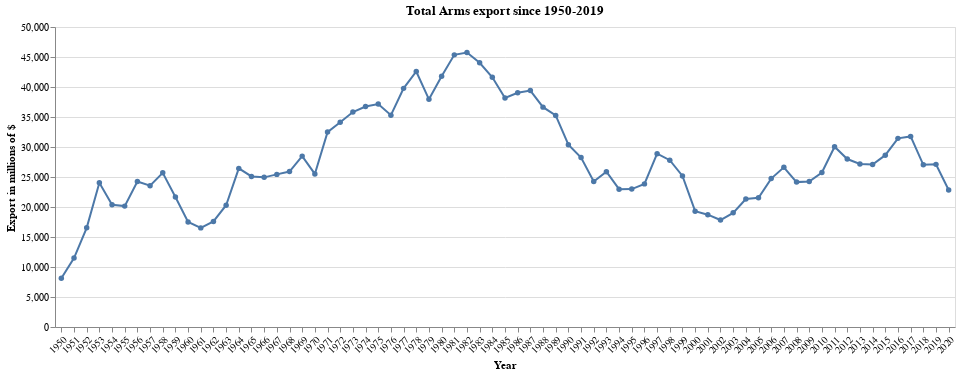

Notebook code for this chart:
### Markdown cell above
### Total Arms exports since 1950

### Code cell
total_export = exporter[exporter['Country']=='Total']
alt.Chart(total_export[total_export['variable']!='Total'], title='Total Arms export since 1950-2019').mark_line(point=True).encode(
    alt.X('variable', title='Year',axis=alt.Axis(labelAngle=-45)),
    alt.Y('value', title='Export in millions of $')
).properties(height=300, width=900)

### Figure 1 — Vega-Lite specification as saved in the notebook (floating-point values rounded to 4 significant figures)
{"config": {"view": {"continuousWidth": 400, "continuousHeight": 300}}, "data": {"name": "data-20cb07b714dc59639d1f8afa938db136"}, "mark": {"type": "line", "point": true}, "encoding": {"x": {"type": "nominal", "axis": {"labelAngle": -45}, "field": "variable", "title": "Year"}, "y": {"type": "quantitative", "field": "value", "title": "Export in millions of $"}}, "height": 300, "title": "Total Arms export since 1950-2019", "width": 900, "$schema": "https://vega.github.io/schema/vega-lite/v4.8.1.json", "datasets": {"data-20cb07b714dc59639d1f8afa938db136": [{"Country": "Total", "variable": "1950", "value": 8139}, {"Country": "Total", "variable": "1951", "value": 11497}, {"Country": "Total", "variable": "1952", "value": 16533}, {"Country": "Total", "variable": "1953", "value": 24027}, {"Country": "Total", "variable": "1954", "value": 20371}, {"Country": "Total", "variable": "1955", "value": 20147}, {"Country": "Total", "variable": "1956", "value": 24262}, {"Country": "Total", "variable": "1957", "value": 23556}, {"Country": "Total", "variable": "1958", "value": 25699}, {"Country": "Total", "variable": "1959", "value": 21663}, {"Country": "Total", "variable": "1960", "value": 17508}, {"Country": "Total", "variable": "1961", "value": 16519}, {"Country": "Total", "variable": "1962", "value": 17588}, {"Country": "Total", "variable": "1963", "value": 20299}, {"Country": "Total", "variable": "1964", "value": 26437}, {"Country": "Total", "variable": "1965", "value": 25096}, {"Country": "Total", "variable": "1966", "value": 24940}, {"Country": "Total", "variable": "1967", "value": 25436}, {"Country": "Total", "variable": "1968", "value": 25908}, {"Country": "Total", "variable": "1969", "value": 28481}, {"Country": "Total", "variable": "1970", "value": 25510}, {"Country": "Total", "variable": "1971", "value": 32484}, {"Country": "Total", "variable": "1972", "value": 34123}, {"Country": "Total", "variable": "1973", "value": 35829}, {"Country": "Total", "variable": "1974", "value": 36738}, {"Country": "Total", "variable": "1975", "value": 37164}, {"Country": "Total", "variable": "1976", "value": 35301}, {"Country": "Total", "variable": "1977", "value": 39772}, {"Country": "Total", "variable": "1978", "value": 42584}, {"Country": "Total", "variable": "1979", "value": 37945}, {"Country": "Total", "variable": "1980", "value": 41778}, {"Country": "Total", "variable": "1981", "value": 45356}, {"Country": "Total", "variable": "1982", "value": 45737}, {"Country": "Total", "variable": "1983", "value": 44041}, {"Country": "Total", "variable": "1984", "value": 41623}, {"Country": "Total", "variable": "1985", "value": 38165}, {"Country": "Total", "variable": "1986", "value": 39038}, {"Country": "Total", "variable": "1987", "value": 39403}, {"Country": "Total", "variable": "1988", "value": 36644}, {"Country": "Total", "variable": "1989", "value": 35257}, {"Country": "Total", "variable": "1990", "value": 30389}, {"Country": "Total", "variable": "1991", "value": 28238}, {"Country": "Total", "variable": "1992", "value": 24256}, {"Country": "Total", "variable": "1993", "value": 25884}, {"Country": "Total", "variable": "1994", "value": 22969}, {"Country": "Total", "variable": "1995", "value": 22990}, {"Country": "Total", "variable": "1996", "value": 23853}, {"Country": "Total", "variable": "1997", "value": 28883}, {"Country": "Total", "variable": "1998", "value": 27801}, {"Country": "Total", "variable": "1999", "value": 25176}, {"Country": "Total", "variable": "2000", "value": 19307}, {"Country": "Total", "variable": "2001", "value": 18719}, {"Country": "Total", "variable": "2002", "value": 17826}, {"Country": "Total", "variable": "2003", "value": 19027}, {"Country": "Total", "variable": "2004", "value": 21333}, {"Country": "Total", "variable": "2005", "value": 21540}, {"Country": "Total", "variable": "2006", "value": 24735}, {"Country": "Total", "variable": "2007", "value": 26615}, {"Country": "Total", "variable": "2008", "value": 24149}, {"Country": "Total", "variable": "2009", "value": 24253}, {"Country": "Total", "variable": "2010", "value": 25757}, {"Country": "Total", "variable": "2011", "value": 30043}, {"Country": "Total", "variable": "2012", "value": 27995}, {"Country": "Total", "variable": "2013", "value": 27174}, {"Country": "Total", "variable": "2014", "value": 27073}, {"Country": "Total", "variable": "2015", "value": 28638}, {"Country": "Total", "variable": "2016", "value": 31438}, {"Country": "Total", "variable": "2017", "value": 31762}, {"Country": "Total", "variable": "2018", "value": 27028}, {"Country": "Total", "variable": "2019", "value": 27105}, {"Country": "Total", "variable": "2020", "value": 22831}]}}
